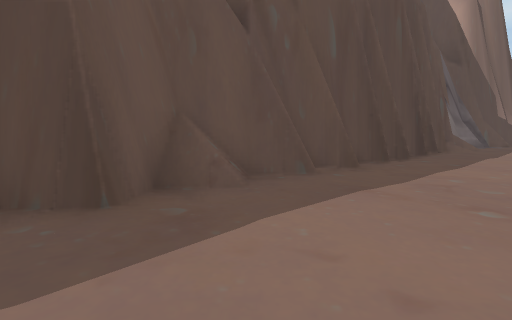
[1] (above)

17 first-person views from a walk through a scene from a Unity 3-D project. The camera is 1.2 m above the floor, tilts 6° down and sees 85° across. The floor is counted in squares, 2 m on a side. Each view is taken from the middle of a square. On the plan, view 1 faces up. The plan holds only what a view shows up to about 9 squares ahead; the rest is blank. The place goes on beyond the plan. The player is left out. Some surface patterns are stand-ins.

[2]
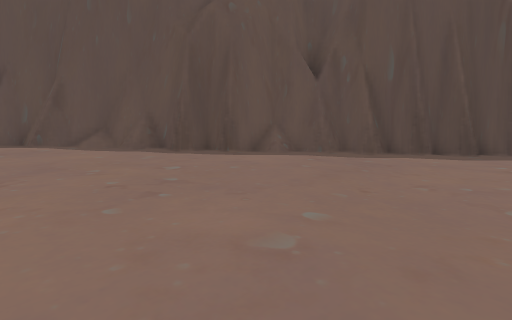

[3]
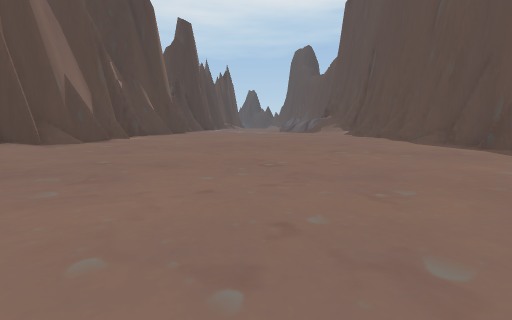

[4]
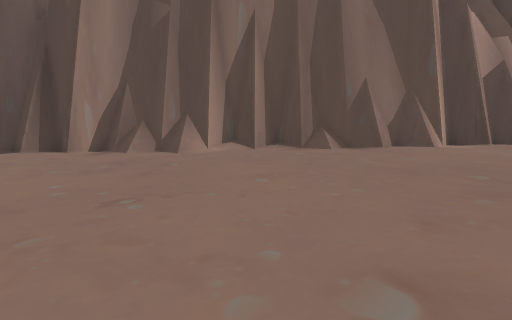

[5]
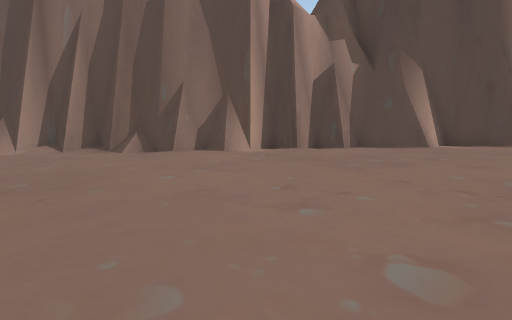

[6]
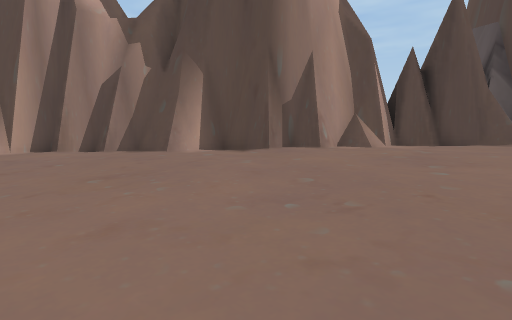

[7]
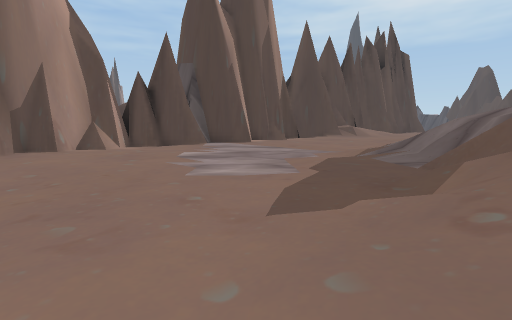

[8]
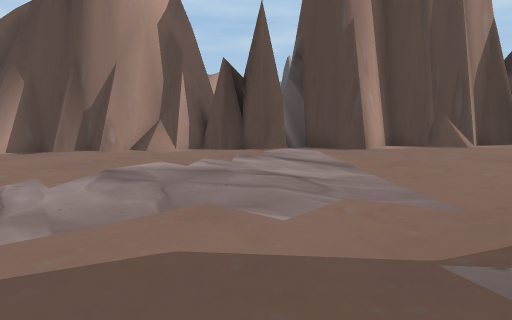

[9]
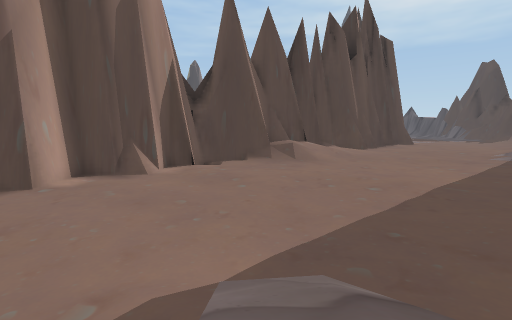

[10]
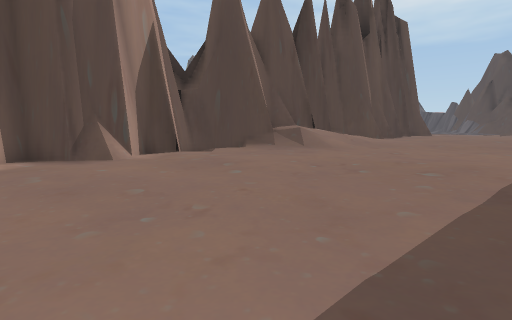

[11]
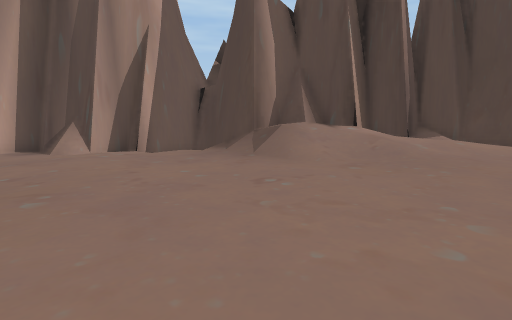

[12]
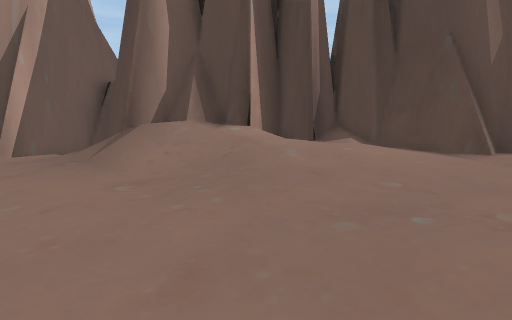

[13]
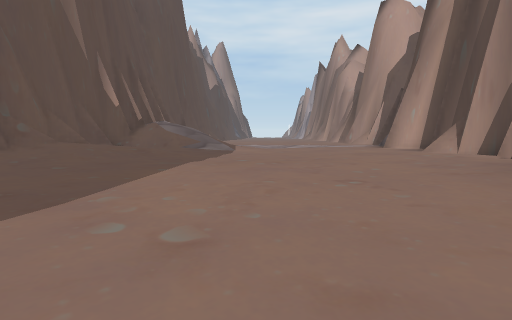

[14]
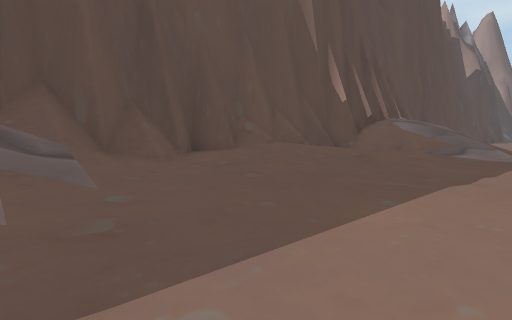

[15]
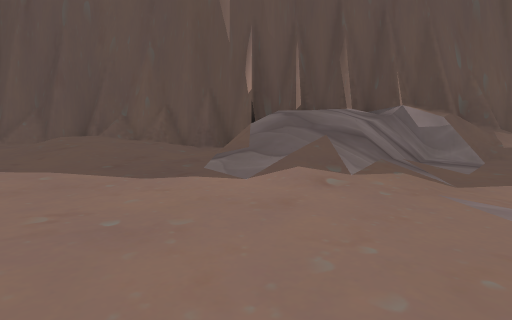

[16]
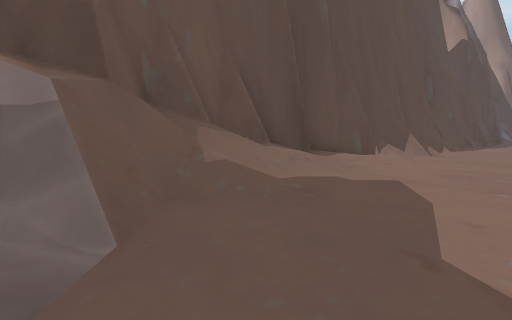

[17]
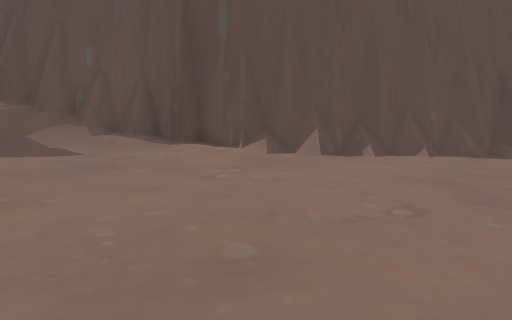

### Floor plan
Key: @ floor where view 1 was taken; # wall or solid block; . main floor; : floor 0.25 m higher than the main floor; - floor 0.25 m lower than the main floor; + floor 0.5 m higher than the main floor; _ floor 0.5 m lower than the main floor; * floor 0.75 m higher than the main floor; < floor 0.75 m lower than the main floor; % floor 1 m higher than the main floor; & floor 1.25 m higher than the main floor; $ floor 1.5 m higher than the main floor; / step, stairs or slope; = window, fence, low wall or low ledge; v drop or lower ground.
Columns run from 27 left of view 1 to 7 right of it. Each row starts with its distance up from view 1.
  9                                ##<<
  8                               ##<<<
  7                               #<<<
  6                              ##<<<
  5                            ###<<<
  4                           ###_<<<
  3                           #___<<<
  2                          ##___<<<
  1                        ###____<<<
  0                       ##/-_@___<<
 -1                       #/--_______
 -2                    ####--________
 -3                    ##----_________
 -4                   ##.----__________
 -5                  ##=.----_________#
 -6                 ##=..----__-----###
 -7               ###.....---------###
 -8             ###/........------/##
 -9            ##//:............./##
-10           ##///:............/##
-11          ##%//:............###
-12         ##///::...........##
-13        ##///:::...........#
-14       ##/#/+:::..........##
-15      ##///++:::...:::::.##
-16     ##////++::::::::::###
-17    ##//////:::::::::::##
-18  ###///////::::::::+###
-19 ##////*///+::++++++##
-20 #%////*+++++++++++=#
-21 #%////*+++++++++++##
-22 /%%%**+++++++++++##
-23 /%*****+++***++/##
-24 /%************###
-25  %************#
-26 %%**********###
-27 %%**%%%%%***#
-28 %%%%%%%/%%/##
-29  %%%%////v##
-30  %%/////####
-31  %%////##
-32  %&/$###
-33  &//##
-34  #####
-35  ##

Positions as (right, up) in squares from view 1, and headings:
1: (0, 0), facing up
2: (5, -3), facing up-left
3: (3, -1), facing down-left
4: (-3, -3), facing down-right
5: (-7, -7), facing down-right
6: (-12, -12), facing down-right
7: (-14, -10), facing down
8: (-17, -16), facing down-right
9: (-19, -17), facing down
10: (-19, -19), facing down
11: (-25, -24), facing down-right
12: (-26, -27), facing down-right
13: (-26, -28), facing up-right
14: (-25, -26), facing up
15: (-16, -22), facing up-left
16: (-16, -16), facing up
17: (-7, -14), facing up-left
